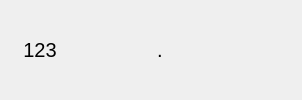
    <widget class="QFrame" name="bottomFrame">
     <property name="sizePolicy">
      <sizepolicy hsizetype="Preferred" vsizetype="Preferred">
       <horstretch>0</horstretch>
       <verstretch>1</verstretch>
      </sizepolicy>
     </property>
     <layout class="QHBoxLayout" name="horizontalLayout_5">
      <property name="spacing">
       <number>0</number>
      </property>
      <property name="leftMargin">
       <number>0</number>
      </property>
      <property name="topMargin">
       <number>0</number>
      </property>
      <property name="rightMargin">
       <number>0</number>
      </property>
      <property name="bottomMargin">
       <number>0</number>
      </property>
      <item>
       <widget class="QPushButton" name="changeButton">
        <property name="sizePolicy">
         <sizepolicy hsizetype="Minimum" vsizetype="Preferred">
          <horstretch>1</horstretch>
          <verstretch>0</verstretch>
         </sizepolicy>
        </property>
        <property name="font">
         <font>
          <pointsize>15</pointsize>
         </font>
        </property>
        <property name="text">
         <string>123</string>
        </property>
        <property name="flat">
         <bool>true</bool>
        </property>
       </widget>
      </item>
      <item>
       <widget class="QPushButton" name="spaceButton">
        <property name="sizePolicy">
         <sizepolicy hsizetype="Minimum" vsizetype="Preferred">
          <horstretch>5</horstretch>
          <verstretch>0</verstretch>
         </sizepolicy>
        </property>
        <property name="text">
         <string/>
        </property>
        <property name="flat">
         <bool>true</bool>
        </property>
       </widget>
      </item>
      <item>
       <widget class="QPushButton" name="periodButton">
        <property name="sizePolicy">
         <sizepolicy hsizetype="Minimum" vsizetype="Preferred">
          <horstretch>1</horstretch>
          <verstretch>0</verstretch>
         </sizepolicy>
        </property>
        <property name="font">
         <font>
          <pointsize>15</pointsize>
         </font>
        </property>
        <property name="text">
         <string>.</string>
        </property>
        <property name="flat">
         <bool>true</bool>
        </property>
       </widget>
      </item>
      <item>
       <widget class="QPushButton" name="hideKeyboard">
        <property name="sizePolicy">
         <sizepolicy hsizetype="Minimum" vsizetype="Expanding">
          <horstretch>1</horstretch>
          <verstretch>0</verstretch>
         </sizepolicy>
        </property>
        <property name="text">
         <string/>
        </property>
        <property name="icon">
         <iconset theme="go-down">
          <normaloff>.</normaloff>.</iconset>
        </property>
        <property name="flat">
         <bool>true</bool>
        </property>
       </widget>
      </item>
      <item>
       <widget class="QPushButton" name="returnButton">
        <property name="sizePolicy">
         <sizepolicy hsizetype="Minimum" vsizetype="Preferred">
          <horstretch>1</horstretch>
          <verstretch>0</verstretch>
         </sizepolicy>
        </property>
        <property name="font">
         <font>
          <pointsize>15</pointsize>
         </font>
        </property>
        <property name="text">
         <string/>
        </property>
        <property name="icon">
         <iconset theme="key-enter">
          <normaloff>.</normaloff>.</iconset>
        </property>
        <property name="flat">
         <bool>true</bool>
        </property>
       </widget>
      </item>
     </layout>
    </widget>
